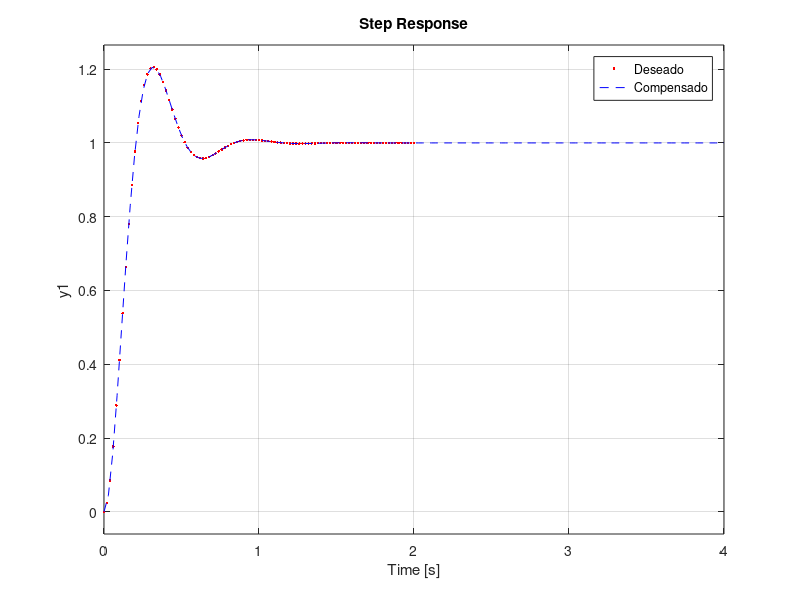
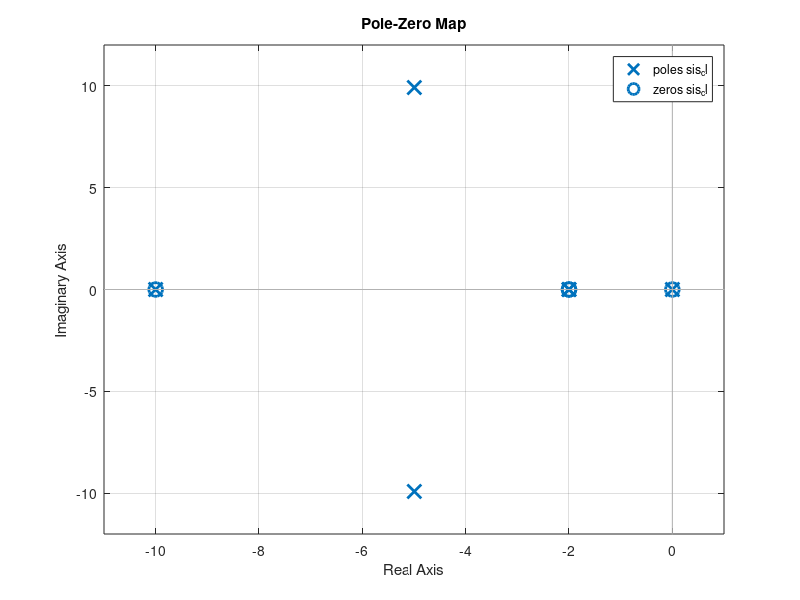

Recreate these plots in MATLAB, in order.
clc
clear
close all

%-----deseado----
hd=tf(123.2,[1 9.99 123.2])
step(hd,'.r')

Gp=tf(100,[1 10 0])
H=tf(1,[1 2])
N= tf(123.2,1);
D=tf([1 9.99 123.2],1);
gc=N/(Gp*(D-N*H));


% num=conv([1 2 0],[1 10])
% den=100*[1 101 321.2 123.2];
% gc=tf(123.2*num,den);

sis_ol=gc*Gp;
sis_cl=feedback(sis_ol,H);%tf(1,[1 2]));
hold on
step(sis_cl,'--b')
legend('Deseado','Compensado')
figure
pzmap(sis_cl)
